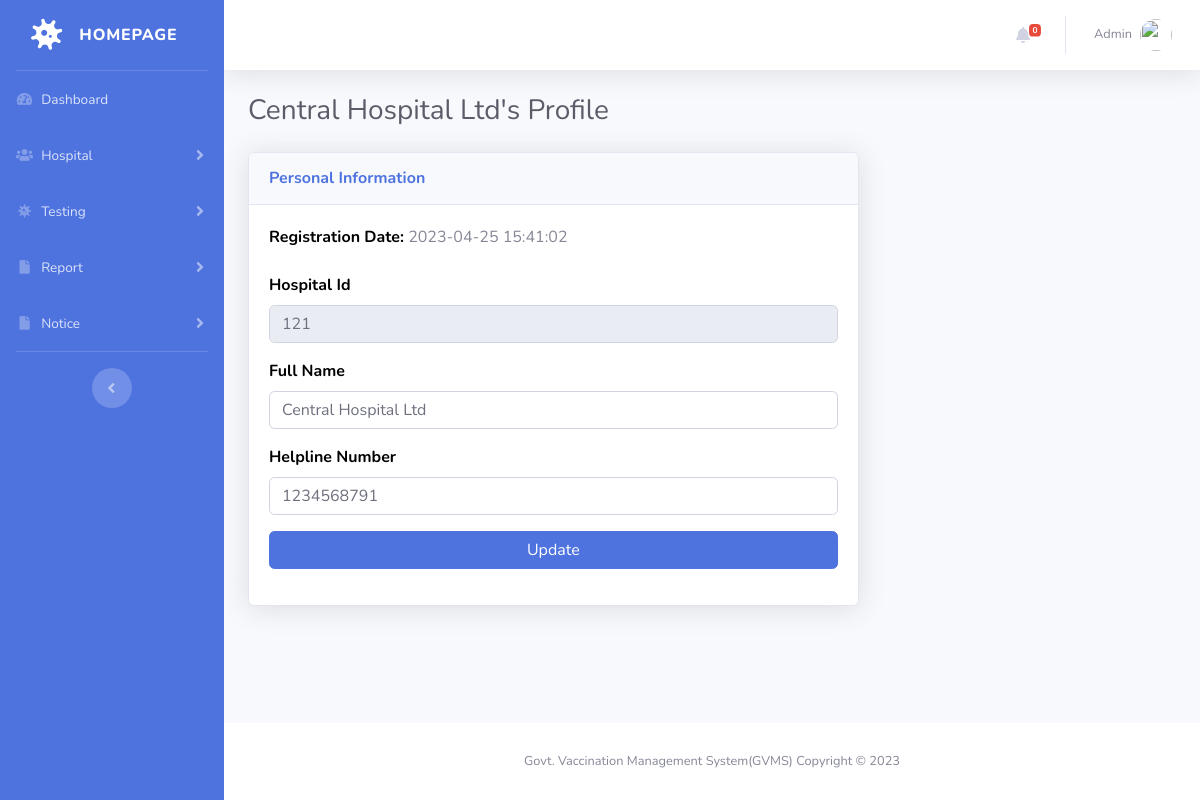
The page /edit-phlebotomist.php?pid=6 (signed in) on the database its author committed.
### tables this page shows
CREATE TABLE `tblphlebotomist` (
  `id` int(11) NOT NULL,
  `EmpID` varchar(100) DEFAULT NULL,
  `FullName` varchar(120) DEFAULT NULL,
  `MobileNumber` bigint(12) DEFAULT NULL,
  `RegDate` timestamp NULL DEFAULT current_timestamp()
);

### edit-phlebotomist.php (the view, shortened to what this page needs)
<?php session_start();
include_once('includes/config.php');
if (strlen($_SESSION['aid']==0)) {
  header('location:logout.php');
  } else{
?>
<!DOCTYPE html>
<html lang="en">
<head>
    <link href="vendor/fontawesome-free/css/all.min.css" rel="stylesheet" type="text/css">
    <link href="css/sb-admin-2.min.css" rel="stylesheet">
</head>
<body id="page-top">
    <div id="wrapper">
<?php include_once('includes/sidebar.php');?>
        <div id="content-wrapper" class="d-flex flex-column">
            <div id="content">
          <?php include_once('includes/topbar.php');?>
                <div class="container-fluid">
<?php
$pid=intval($_GET['pid']);
$query=mysqli_query($con,"select * from tblphlebotomist where id='$pid'");
while($row=mysqli_fetch_array($query)){
?>
<h1 class="h3 mb-4 text-gray-800"><?php echo $row['FullName'];?>'s Profile</h1>
<form name="editphlebotomist" method="post">
  <div class="row">
                        <div class="col-lg-8">
                            <div class="card shadow mb-4">
                                <div class="card-header py-3">
                                    <h6 class="m-0 font-weight-bold text-primary">Personal Information</h6>
                                </div>
                                <div class="card-body">
 <div class="form-group">
                            <label>Registration Date: </label>
                                     <?php echo $row['RegDate'];?>
                                        </div>
                  <div class="form-group">
                            <label>Hospital Id</label>
                             <input type="text" class="form-control" id="empid" name="empid"  value="<?php echo $row['EmpID'];?>"  readonly="true" >
                                        </div>
                        <div class="form-group">
                            <label>Full Name</label>
                                            <input type="text" class="form-control" id="fullname" name="fullname"  placeholder="Enter your full name..." pattern="[A-Za-z ]+" title="letters only" value="<?php echo $row['FullName'];?>" required="true">
                                        </div>
                                        <div class="form-group">
                                             <label>Helpline Number</label>
                                  <input type="text" class="form-control" id="mobilenumber" name="mobilenumber" placeholder="Please enter your mobile number" pattern="[0-9]{10}" title="10 numeric characters only" value="<?php echo $row['MobileNumber'];?>" required="true" >
                                        </div>
        <div class="form-group">
                                 <input type="submit" class="btn btn-primary btn-user btn-block" name="update" id="update" value="Update">
                             </div>
                                </div>
                            </div>
                        </div>
                    </div>
</form>
<?php } ?>
                </div>
            </div>
           <?php include_once('includes/footer.php');?>
        </div>
    </div>
</body>
</html>
<?php } ?>

### includes/topbar.php (shortened to what this page needs)
      <nav class="navbar navbar-expand navbar-light bg-white topbar mb-4 static-top shadow">
            <?php if($_SESSION['aid']):?>
                    <ul class="navbar-nav ml-auto">
<?php $query=mysqli_query($con,"select * from tbltestrecord where ReportStatus is null");
$count=mysqli_num_rows($query);
?>
                        <li class="nav-item dropdown no-arrow mx-1">
                            <a class="nav-link dropdown-toggle" href="#" id="alertsDropdown" role="button"
                                data-toggle="dropdown" aria-haspopup="true" aria-expanded="false">
                                <i class="fas fa-bell fa-fw"></i>
                                <span class="badge badge-danger badge-counter"><?php echo $count;?></span>
                            </a>
                        </li>
                        <li class="nav-item dropdown no-arrow">
                            <a class="nav-link dropdown-toggle" href="#" id="userDropdown" role="button"
                                data-toggle="dropdown" aria-haspopup="true" aria-expanded="false">
                <?php
$adid=$_SESSION['aid'];
$ret1=mysqli_query($con,"select AdminName from tbladmin where ID='$adid'");
while($row1=mysqli_fetch_array($ret1)){
?>
                                <span class="mr-2 d-none d-lg-inline text-gray-600 small"><?php  echo $row1['AdminName'];?></span>
                           <?php } ?>
                                <img class="img-profile rounded-circle"
                                    src="img/undraw_profile.svg">
                            </a>
                        </li>
                    </ul>
                <?php endif;?>
                </nav>

### edit-phlebotomist.php (style rules this page uses)
label { font-size:16px; font-weight:bold; color:#000; }

### rows shown on the page
tblphlebotomist: FullName "Central Hospital Ltd", RegDate "2023-04-25 15:41:02", empid "121", fullname "Central Hospital Ltd", mobilenumber "1234568791"

### other values the page prints
$count "0"
$row1['AdminName'] "Admin"
